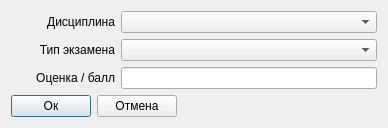
<?xml version="1.0" encoding="UTF-8"?>
<ui version="4.0">
 <class>mAddExamDialog</class>
 <widget class="QDialog" name="mAddExamDialog">
  <property name="geometry">
   <rect>
    <x>0</x>
    <y>0</y>
    <width>388</width>
    <height>123</height>
   </rect>
  </property>
  <property name="windowTitle">
   <string>Dialog</string>
  </property>
  <layout class="QVBoxLayout" name="verticalLayout" stretch="1,0">
   <item>
    <layout class="QGridLayout" name="gridLayout">
     <item row="1" column="0">
      <widget class="QLabel" name="label">
       <property name="font">
        <font>
         <weight>50</weight>
         <bold>false</bold>
        </font>
       </property>
       <property name="text">
        <string>Тип экзамена</string>
       </property>
       <property name="alignment">
        <set>Qt::AlignRight|Qt::AlignTrailing|Qt::AlignVCenter</set>
       </property>
      </widget>
     </item>
     <item row="2" column="0">
      <widget class="QLabel" name="label_2">
       <property name="font">
        <font>
         <weight>50</weight>
         <bold>false</bold>
        </font>
       </property>
       <property name="text">
        <string>Оценка / балл</string>
       </property>
       <property name="alignment">
        <set>Qt::AlignRight|Qt::AlignTrailing|Qt::AlignVCenter</set>
       </property>
      </widget>
     </item>
     <item row="2" column="2">
      <widget class="QLineEdit" name="markLineEdit">
       <property name="sizePolicy">
        <sizepolicy hsizetype="Fixed" vsizetype="Fixed">
         <horstretch>0</horstretch>
         <verstretch>0</verstretch>
        </sizepolicy>
       </property>
       <property name="minimumSize">
        <size>
         <width>256</width>
         <height>0</height>
        </size>
       </property>
       <property name="maximumSize">
        <size>
         <width>256</width>
         <height>16777215</height>
        </size>
       </property>
      </widget>
     </item>
     <item row="0" column="2">
      <widget class="QComboBox" name="disciplineComboBox">
       <property name="sizePolicy">
        <sizepolicy hsizetype="Fixed" vsizetype="Fixed">
         <horstretch>0</horstretch>
         <verstretch>0</verstretch>
        </sizepolicy>
       </property>
       <property name="minimumSize">
        <size>
         <width>256</width>
         <height>0</height>
        </size>
       </property>
       <property name="maximumSize">
        <size>
         <width>256</width>
         <height>16777215</height>
        </size>
       </property>
      </widget>
     </item>
     <item row="0" column="0">
      <widget class="QLabel" name="label_3">
       <property name="font">
        <font>
         <weight>50</weight>
         <bold>false</bold>
        </font>
       </property>
       <property name="text">
        <string>Дисциплина</string>
       </property>
       <property name="alignment">
        <set>Qt::AlignRight|Qt::AlignTrailing|Qt::AlignVCenter</set>
       </property>
      </widget>
     </item>
     <item row="1" column="2">
      <widget class="QComboBox" name="typeComboBox">
       <property name="sizePolicy">
        <sizepolicy hsizetype="Fixed" vsizetype="Fixed">
         <horstretch>0</horstretch>
         <verstretch>0</verstretch>
        </sizepolicy>
       </property>
       <property name="minimumSize">
        <size>
         <width>256</width>
         <height>0</height>
        </size>
       </property>
       <property name="maximumSize">
        <size>
         <width>256</width>
         <height>16777215</height>
        </size>
       </property>
      </widget>
     </item>
    </layout>
   </item>
   <item>
    <layout class="QHBoxLayout" name="horizontalLayout">
     <item>
      <widget class="QPushButton" name="okPushButton">
       <property name="text">
        <string>Ок</string>
       </property>
      </widget>
     </item>
     <item>
      <widget class="QPushButton" name="cancelPushButton">
       <property name="text">
        <string>Отмена</string>
       </property>
      </widget>
     </item>
     <item>
      <spacer name="horizontalSpacer">
       <property name="orientation">
        <enum>Qt::Horizontal</enum>
       </property>
       <property name="sizeHint" stdset="0">
        <size>
         <width>40</width>
         <height>20</height>
        </size>
       </property>
      </spacer>
     </item>
    </layout>
   </item>
  </layout>
 </widget>
 <resources/>
 <connections/>
</ui>
